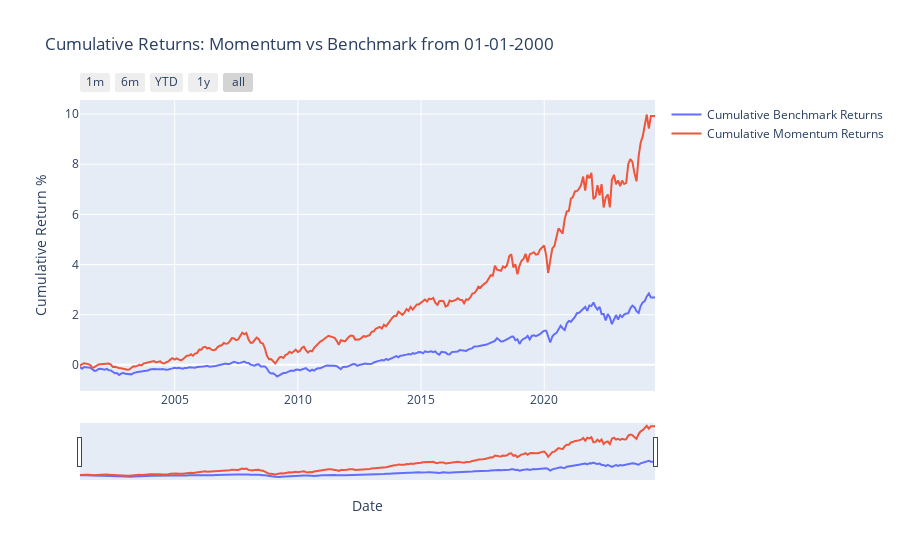

Notebook source saved alongside this figure:
### Code cell
# Create a Plotly figure
fig = go.Figure()

# Add the cumulative benchmark returns line trace
fig.add_trace(
    go.Scatter(
        x=cumulative_benchmark_returns.index,
        y=cumulative_benchmark_returns,
        mode='lines',
        name='Cumulative Benchmark Returns'
    )
)

# Add the cumulative momentum returns line trace
fig.add_trace(
    go.Scatter(
        x=cumulative_momentum_returns.index,
        y=cumulative_momentum_returns,
        mode='lines',
        name='Cumulative Momentum Returns'
    )
)

# Configure the x-axis to show months when zoomed in and add range selector buttons
fig.update_layout(
    title='Cumulative Returns: Momentum vs Benchmark from 01-01-2000',
    xaxis_title='Date',
    yaxis_title='Cumulative Return %',
    xaxis=dict(
        tickmode='auto',
        rangeslider=dict(
            visible=True
        ),
        rangeselector=dict(
            buttons=list([
                dict(count=1, label="1m", step="month", stepmode="backward"),
                dict(count=6, label="6m", step="month", stepmode="backward"),
                dict(count=1, label="YTD", step="year", stepmode="todate"),
                dict(count=1, label="1y", step="year", stepmode="backward"),
                dict(step="all")
            ])
        ),
        type="date"
    ),
)

# Show the plot
fig.show()

### Figure 1 — Plotly figure (JSON) as saved in the notebook; plotly's stock layout.template omitted (floating-point values rounded to 4 significant figures; data arrays with more than 128 entries replaced by an {"elided": "..."} marker saying what was removed)
{"data": [{"mode": "lines", "name": "Cumulative Benchmark Returns", "type": "scatter", "x": {"elided": "281 str values"}, "y": {"elided": "281 float values"}}, {"mode": "lines", "name": "Cumulative Momentum Returns", "type": "scatter", "x": {"elided": "281 str values"}, "y": {"elided": "281 float values"}}], "layout": {"title": {"text": "Cumulative Returns: Momentum vs Benchmark from 01-01-2000"}, "xaxis": {"rangeselector": {"buttons": [{"count": 1, "label": "1m", "step": "month", "stepmode": "backward"}, {"count": 6, "label": "6m", "step": "month", "stepmode": "backward"}, {"count": 1, "label": "YTD", "step": "year", "stepmode": "todate"}, {"count": 1, "label": "1y", "step": "year", "stepmode": "backward"}, {"step": "all"}]}, "rangeslider": {"visible": true}, "tickmode": "auto", "title": {"text": "Date"}, "type": "date"}, "yaxis": {"title": {"text": "Cumulative Return %"}}}}
